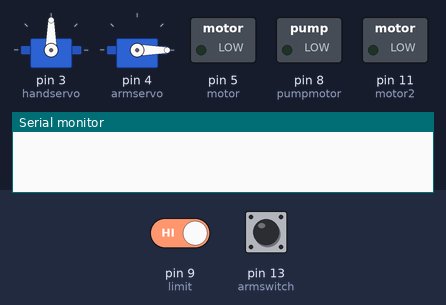
Recording of a sketch running on a simulated Arduino Uno, built with avr-gcc and run on an emulated ATmega328P. On the bench: 2 × servo, switched loads named in the sketch (green lamp = pin HIGH), the last lines printed to the serial monitor. The test bench sets the inputs (shaded band); at power-on: pin 13 (armswitch) HIGH, pin 9 (limit) HIGH.

Above: at 1.2 s.
1.3 s: pin 13 (armswitch) pulled LOW for 0.15 s
At 2.4 s:
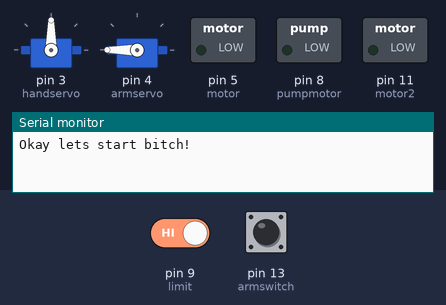
4.4 s: pin 9 (limit) driven LOW
At 7.1 s:
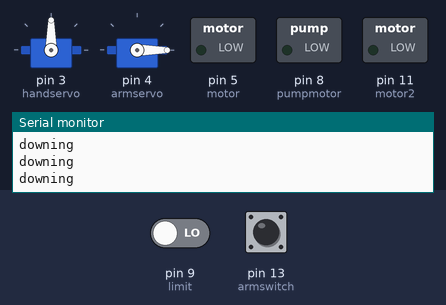
7.4 s: pin 13 (armswitch) pulled LOW for 1 s
At 8.8 s:
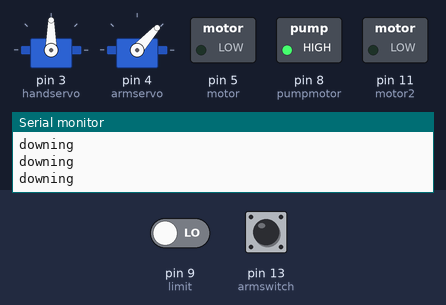
Timing chart, 0 to 10.9 s (numbered marks = the images above; inputs shaded):
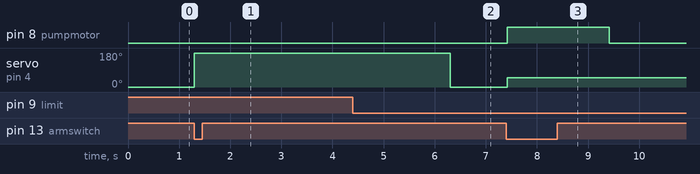

The sketch:

Prototype.ino
```cpp
#include <Servo.h>

Servo handservo;
Servo armservo;
int ir = 6;
int motor = 5;
int motor2 = 11;
int handswitch = 12;
int armswitch = 13;
int parahubog = 1;
int blackcount = 0;
int pumpmotor = 8;
int limit = 9;
int speedd = 90;
int armlimit;
int handlimit;
void setup() {
  pinMode(ir, INPUT);
  pinMode(handswitch, INPUT_PULLUP);
  pinMode(armswitch, INPUT_PULLUP);
  pinMode(limit, INPUT_PULLUP);
  pinMode(speedd, OUTPUT);
  pinMode(motor, OUTPUT);
  pinMode(motor2, OUTPUT);
  pinMode(pumpmotor, OUTPUT);
  handservo.attach(3);
  armservo.attach(4);
  Serial.begin(9600);
}

void forward(){
  analogWrite(motor, 100);
  analogWrite(motor2, 0);
  }
void reverse(){
  analogWrite(motor2, 100);
  digitalWrite(motor, 0);
  }
void stopp(){
  digitalWrite(motor, LOW);
  digitalWrite(motor2, LOW);
  }
void down(){
  armservo.write(0);
  }
void up(){
  armservo.write(180);
  }
void closee(){
  handservo.write(0);
  }
void stopclose(){
  handservo.write(48);
  }
void stopdown(){
  armservo.write(48);
  }

void loop() {
  int armlimit = digitalRead(armswitch);
  down();
  while(armlimit == 1){
     armlimit = digitalRead(armswitch);
    stopp();
    down();
    armlimit = digitalRead(armswitch);
    if(armlimit == 0){
      stopdown();
    }
  }
  stopdown();
   Serial.println("Okay lets start bitch!");
   analogWrite(speedd, 100);

  up();
  delay(5000);
  stopdown();
  int count = 0;

 while(true){
   int LMT = digitalRead(limit);
   Serial.println(LMT);
     while(LMT == 0){
      count++;
       stopp();
       LMT = digitalRead(limit);
       armlimit = digitalRead(armswitch);
       down();
       while(armlimit == 1){
         armlimit = digitalRead(armswitch);
         down();
         Serial.println("downing");
       }
       stopdown();
       digitalWrite(pumpmotor, HIGH);
       delay(2000); //determines the amount of tuba to be dispensed
       digitalWrite(pumpmotor, LOW);

       delay(60000); //imna na na imong baso
       up();
       delay(5000);
       stopdown();
       LMT = digitalRead(limit);
       }
       if(count % 2 ==0) {
        forward();
       }
       else if(!(count % 2 ==0)){
        reverse();
       }
       LMT = digitalRead(limit);
//        Serial.println("inside loop");
  }
 }
```

Measured:
- after the input at 1.3 s, servo on pin 4 (armservo): 0° → 180° at once
- after the input at 4.4 s, pin 5 (motor): stays LOW (without the input it goes to HIGH after 1.9 s); servo on pin 4 (armservo): 180° → 0° after 1.9 s
- after the input at 7.4 s, pin 8 (pumpmotor): LOW → HIGH at once, → LOW 2.0 s later; servo on pin 4 (armservo): 0° → 48° at once
